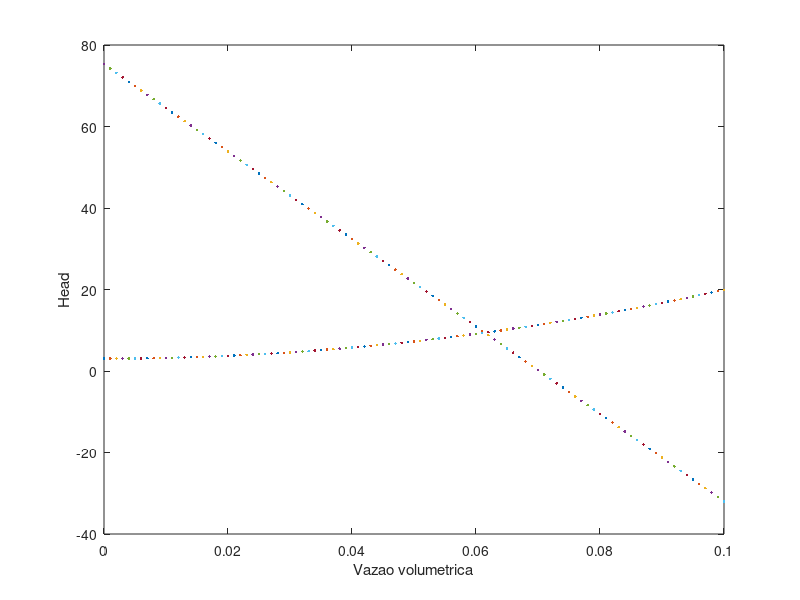

Here is the MATLAB script that generated this plot:
%Valores do escoamento
    %Gravidade
    g=9.8;
    %Densidade do fluido
    ro=1000;
    %Pressao absoluta no ponto de saida
    P1=1e5;
    %Velocidade no ponto de saida
    V1=0;
    %Altura no ponto de saida
    z1=0;
    %Pressao absoluta no ponto de chegada
    P2=1e5;
    %Velocidade no ponto de chegada
    V2=0;
    %Altura no ponto de chegada
    z2=10*(0.3048);
    %Fator de atrito
    f=0.02;
    %Somatorios dos k's de perda de carga dos acessorios de tubulação
    K=3;
    %Comprimento da tubulação
    L=200*(0.3048);
    %Diametro interno da tubulação
    Id=6*(0.0254);

%Valores do Rotor
    %Velocidade angular rad/s
    w=261.8;
    %Raio menor do rotor
    r1=3e-2;
    %Raio maior do rotor
    r2=10.8e-2;
    %Espessura do rotor em r1
    b1=11e-3;
    %Espessura do rotor em r2
    b2=5e-3;
    %Angulo da pá em r1;
    beta1=44;
    %Angulo da pá em r2;
    beta2=30;
    %Eficiencia da bomba
    efic=0.75;

%Passo de avanço da vazão
pQ=0.001;

%Valor limite da vazão volumetrica para plotagem dos gráficos
Qmax=0.1;

%Curva do escoamento
for Q=0:pQ:Qmax
  He=(P2-P1)./(ro.*g) + ((V2.*V2)-(V1.*V1))./(2.*g) + (z2-z1) + ( ( (f.*L./Id + K)./(2.*g) ) .* ( 1./power(pi.*power(Id./2,2),2)  ) ).* power(Q,2);
  plot(Q,He); hold on;
endfor

%Curva do Rotor da bomba
for Q=0:pQ:Qmax
  Hr=(1./g) .* (  (r2.*w.*(r2.*w-Q./(2.*pi.*r2.*b2.*tan(beta2.*pi./180))))  -   (r1.*w.*(r1.*w-Q./(2.*pi.*r1.*b1.*tan(beta1.*pi./180))))    );
  plot(Q,Hr);
endfor

%Calculando ponto de encontro das curvas
QEnc=0;
Q=0;
while (Q<=Qmax)
  He=(P2-P1)/(ro*g) + (V2*V2-V1*V1)/(2*g) + (z2-z1) + ( (f*L/Id + K)/(2*g) ) * ( 1/power(pi*power(Id/2,2),2) ) * power(Q,2);
  Hr=(1/g) * (  (r2*w*(r2*w-Q/(2*pi*r2*b2*tan(beta2*pi/180))))  -   (r1*w*(r1*w-Q/(2*pi*r1*b1*tan(beta1*pi/180))))    );
  dist=He-Hr;
  if abs (dist) <  1e-1
    hEnc=Hr;
    QEnc=Q;
    break
  endif
  Q=Q+pQ/10;
endwhile

%Calculo da potencia consumida pela bomba
Pot=ro*g*QEnc*hEnc/efic;

printf("Vazão do rotor, a esta velocidade angular, no sistema:");disp(QEnc);
printf("Potencia consumida pela bomba, a esta velocidade angular, no sistema:");disp(Pot);
xlabel('Vazao volumetrica');ylabel('Head');
